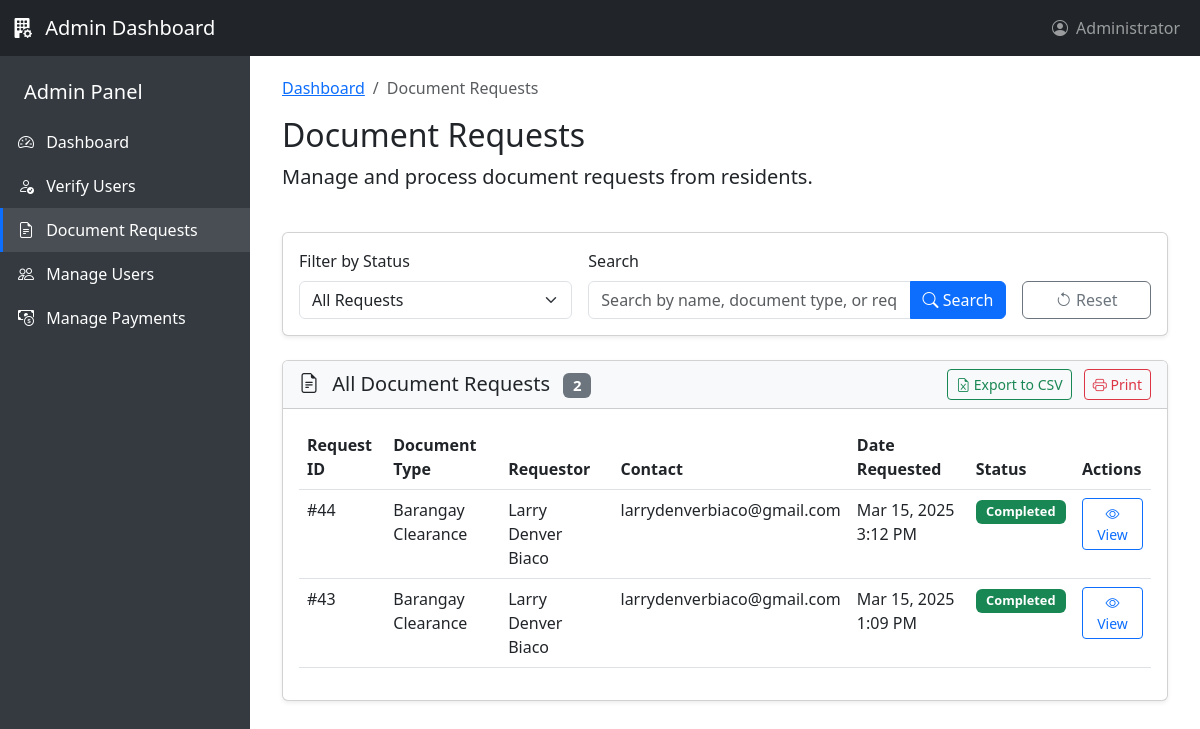
Page /Admin/view/document-requests.php on the earlier database version.
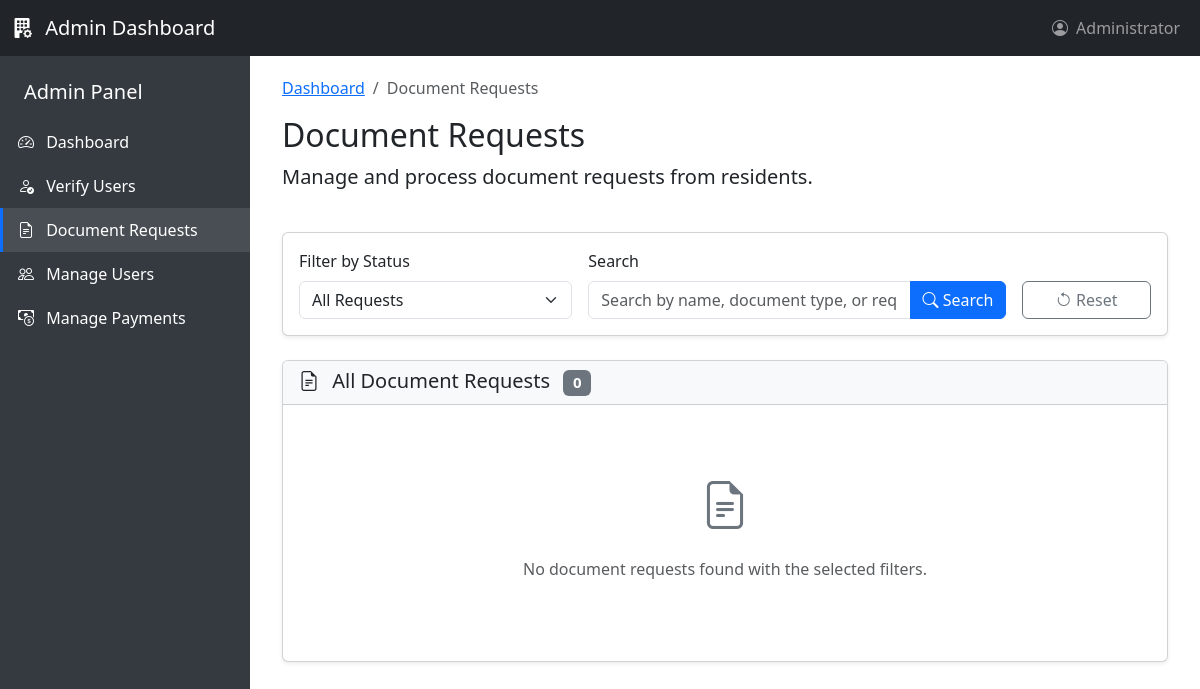
Same page on the later database version.
### tables this page shows
CREATE TABLE `requests` (
  `request_id` int(11) NOT NULL,
  `user_id` int(11) NOT NULL,
  `document_type` varchar(50) NOT NULL,
  `purpose` text NOT NULL,
  `urgent_request` tinyint(1) NOT NULL DEFAULT 0,
  `processing_fee` decimal(10,2) NOT NULL DEFAULT 0.00,
  `status` enum('pending','processing','ready','completed','rejected','cancelled') NOT NULL DEFAULT 'pending',
  `admin_remarks` text DEFAULT NULL,
  `created_at` timestamp NOT NULL DEFAULT current_timestamp(),
  `updated_at` timestamp NOT NULL DEFAULT current_timestamp() ON UPDATE current_timestamp(),
  `completed_at` timestamp NULL DEFAULT NULL,
  `payment_status` tinyint(1) NOT NULL DEFAULT 0,
  `admin_notes` text DEFAULT NULL,
  `payment_method` varchar(20) DEFAULT 'cash',
  `payment_reference` varchar(100) DEFAULT NULL,
  `payment_proof` varchar(255) DEFAULT NULL,
  `payment_notes` text DEFAULT NULL,
  `payment_date` datetime DEFAULT NULL
);

CREATE TABLE `users` (
  `user_id` int(11) NOT NULL,
  `email` varchar(100) NOT NULL,
  `password` varchar(255) NOT NULL,
  `first_name` varchar(50) NOT NULL,
  `middle_name` varchar(50) DEFAULT NULL,
  `last_name` varchar(50) NOT NULL,
  `birthday` date NOT NULL,
  `gender` enum('male','female','other') NOT NULL,
  `contact_number` varchar(15) NOT NULL,
  `zone` varchar(20) NOT NULL,
  `house_number` varchar(50) NOT NULL,
  `id_path` varchar(255) NOT NULL,
  `user_type` enum('resident','staff','admin') NOT NULL DEFAULT 'resident',
  `status` enum('active','inactive','pending') NOT NULL DEFAULT 'pending',
  `created_at` timestamp NOT NULL DEFAULT current_timestamp(),
  `updated_at` timestamp NOT NULL DEFAULT current_timestamp() ON UPDATE current_timestamp(),
  `profile_pic` varchar(255) DEFAULT NULL
);

### Admin/view/document-requests.php (the view, shortened to what the changed rows need)
<?php
require_once "../../backend/connections/config.php";
$requests = [];
$requestStatus = isset($_GET['status']) ? $_GET['status'] : 'all';
$currentPage = isset($_GET['page']) ? (int)$_GET['page'] : 1;
$itemsPerPage = 10;
$totalRequests = 0;
$conn = new mysqli($servername, $username, $password, $dbname);
if ($conn->connect_error) {
    $showAlert = true;
    $alertType = "danger";
    $alertMessage = "Database connection failed: " . $conn->connect_error;
} else {
    $baseQuery = "SELECT r.*, u.first_name, u.last_name, u.email
                  FROM requests r
                  JOIN users u ON r.user_id = u.user_id";
    $whereConditions = [];
    $queryParams = [];
    $paramTypes = "";
    $whereClause = !empty($whereConditions) ? " WHERE " . implode(" AND ", $whereConditions) : "";
    $countQuery = "SELECT COUNT(*) as total FROM requests r JOIN users u ON r.user_id = u.user_id" . $whereClause;
    if (!empty($queryParams)) {
        $countStmt = $conn->prepare($countQuery);
        $countStmt->bind_param($paramTypes, ...$queryParams);
        $countStmt->execute();
        $countResult = $countStmt->get_result();
        $row = $countResult->fetch_assoc();
        $totalRequests = $row['total'];
        $countStmt->close();
    } else {
        $countResult = $conn->query($countQuery);
        $row = $countResult->fetch_assoc();
        $totalRequests = $row['total'];
    }
    $offset = ($currentPage - 1) * $itemsPerPage;
    $query = $baseQuery . $whereClause . " ORDER BY r.created_at DESC LIMIT ?, ?";
    $queryParams[] = $offset;
    $queryParams[] = $itemsPerPage;
    $paramTypes .= "ii";
    $stmt = $conn->prepare($query);
    if (!empty($queryParams)) {
        $stmt->bind_param($paramTypes, ...$queryParams);
    }
    $stmt->execute();
    $result = $stmt->get_result();
    while ($row = $result->fetch_assoc()) {
        $requests[] = $row;
    }
}
function formatDocumentType($type) {
    return ucwords(str_replace('_', ' ', $type));
}
?>
<!DOCTYPE html>
<html lang="en">
<head>
    <link href="https://cdnjs.cloudflare.com/ajax/libs/bootstrap/5.3.0/css/bootstrap.min.css" rel="stylesheet">
    <link rel="stylesheet" href="https://cdnjs.cloudflare.com/ajax/libs/bootstrap-icons/1.10.5/font/bootstrap-icons.min.css">
</head>
<body>
    <div class="main-content">
        <div class="container-fluid">
            <div class="row mb-4">
                <div class="col">
                    <h1 class="h2 mb-2">Document Requests</h1>
                </div>
            </div>
            <div class="row">
                <div class="col-md-12">
                    <div class="card shadow-sm">
                        <div class="card-header bg-light">
                            <div class="d-flex justify-content-between align-items-center">
                                <h5 class="mb-0">
                                    <i class="bi bi-file-earmark-text me-2"></i>
                                    <?php
                                    if ($requestStatus == 'pending') echo 'Pending';
                                    elseif ($requestStatus == 'processing') echo 'Processing';
                                    elseif ($requestStatus == 'ready') echo 'Ready for Pickup';
                                    elseif ($requestStatus == 'completed') echo 'Completed';
                                    elseif ($requestStatus == 'rejected') echo 'Rejected';
                                    elseif ($requestStatus == 'cancelled') echo 'Cancelled';
                                    else echo 'All';
                                    ?> Document Requests
                                    <span class="badge bg-secondary ms-2"><?php echo $totalRequests; ?></span>
                                </h5>
                                <div>
                                    <?php if ($totalRequests > 0): ?>
                                    <button class="btn btn-sm btn-outline-success me-2" onclick="exportToCSV()">
                                        <i class="bi bi-file-earmark-excel"></i> Export to CSV
                                    </button>
                                    <button class="btn btn-sm btn-outline-danger" onclick="printTable()">
                                        <i class="bi bi-printer"></i> Print
                                    </button>
                                    <?php endif; ?>
                                </div>
                            </div>
                        </div>
                        <div class="card-body">
                            <?php if (empty($requests)): ?>
                                <div class="text-center py-5">
                                    <i class="bi bi-file-earmark-text text-secondary" style="font-size: 3rem;"></i>
                                    <p class="mt-3 text-muted">No document requests found with the selected filters.</p>
                                </div>
                            <?php else: ?>
                                <div class="table-responsive">
                                    <table class="table table-hover" id="requestsTable">
                                        <thead>
                                            <tr>
                                                <th>Request ID</th>
                                                <th>Document Type</th>
                                                <th>Requestor</th>
                                                <th>Contact</th>
                                                <th>Date Requested</th>
                                                <th>Status</th>
                                                <th>Actions</th>
                                            </tr>
                                        </thead>
                                        <tbody>
                                            <?php foreach ($requests as $request): ?>
                                                <tr>
                                                    <td>#<?php echo $request['request_id']; ?></td>
                                                    <td><?php echo formatDocumentType($request['document_type']); ?></td>
                                                    <td><?php echo htmlspecialchars($request['first_name'] . ' ' . $request['last_name']); ?></td>
                                                    <td><?php echo htmlspecialchars($request['email']); ?></td>
                                                    <td><?php echo date('M d, Y g:i A', strtotime($request['created_at'])); ?></td>
                                                    <td>
                                                        <?php if ($request['status'] == 'pending'): ?>
                                                            <span class="badge bg-warning text-dark status-badge">Pending</span>
                                                        <?php elseif ($request['status'] == 'processing'): ?>
                                                            <span class="badge bg-info text-white status-badge">Processing</span>
                                                        <?php elseif ($request['status'] == 'ready'): ?>
                                                            <span class="badge badge-ready status-badge">
                                                                <i class="bi bi-box-seam"></i> Ready for Pickup
                                                            </span>
                                                        <?php elseif ($request['status'] == 'completed'): ?>
                                                            <span class="badge bg-success status-badge">Completed</span>
                                                        <?php elseif ($request['status'] == 'rejected'): ?>
                                                            <span class="badge bg-danger status-badge">Rejected</span>
                                                        <?php elseif ($request['status'] == 'cancelled'): ?>
                                                            <span class="badge bg-secondary status-badge">Cancelled</span>
                                                        <?php endif; ?>
                                                    </td>
                                                    <td>
                                                        <div class="btn-group btn-group-sm">
                                                            <a href="request-details.php?id=<?php echo $request['request_id']; ?>" class="btn btn-outline-primary">
                                                                <i class="bi bi-eye"></i> View
                                                            </a>
                                                        </div>
                                                    </td>
                                                </tr>
                                            <?php endforeach; ?>
                                        </tbody>
                                    </table>
                                </div>
                            <?php endif; ?>
                        </div>
                    </div>
                </div>
            </div>
        </div>
    </div>
</body>
</html>

Differences in the rows shown:
removed requests: request_id "44", document_type "Barangay Clearance", user.last_name "Larry Denver Biaco", user.email "larrydenverbiaco@gmail.com", created_at "Mar 15, 2025 3:12 PM", status "Completed"
removed requests: request_id "43", document_type "Barangay Clearance", user.last_name "Larry Denver Biaco", user.email "larrydenverbiaco@gmail.com", created_at "Mar 15, 2025 1:09 PM", status "Completed"
Other differences:
$totalRequests: "2" → "0"
text no longer shown: "Export to CSV Print Request ID Document Type Requestor Contact Date Requested Status Actions"
text now shown: "No document requests found with the selected filters."
